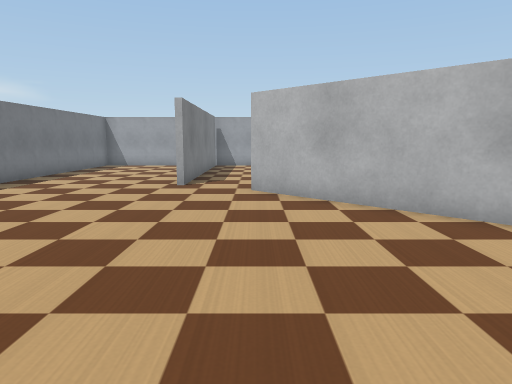
[1] (above)

16 first-person views from a walk through a robot-simulator world made for Webots. The camera is 0.31 m above the floor, tilts 8° down and sees 70° across. The floor is counted in squares, 0.25 m on a side. Each view is taken from the middle of a square. On the plan, view 1 faces up. The plan holds only what a view shows up to about 14 squares ahead; the rest is blank. Robots are left out. Simple shapes and patterns stand in for the simulator's stock objects.

[2]
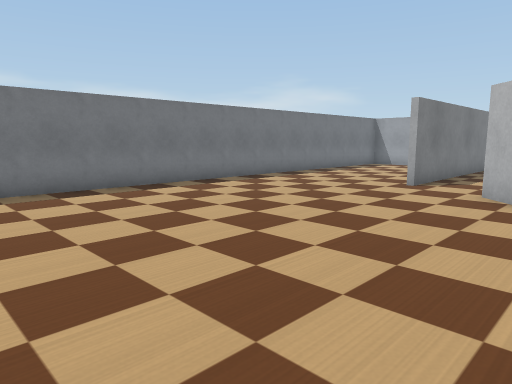

[3]
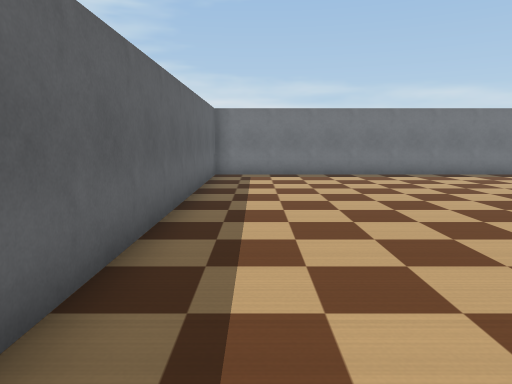

[4]
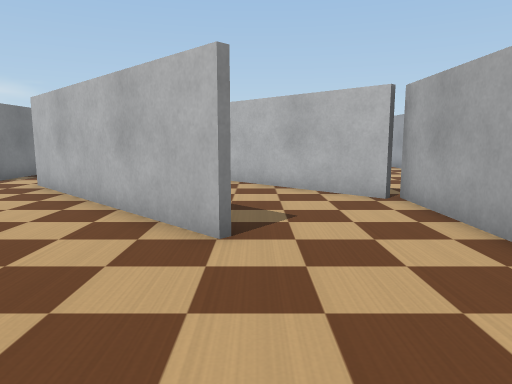

[5]
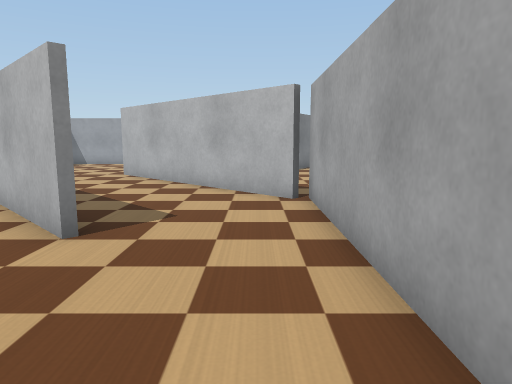

[6]
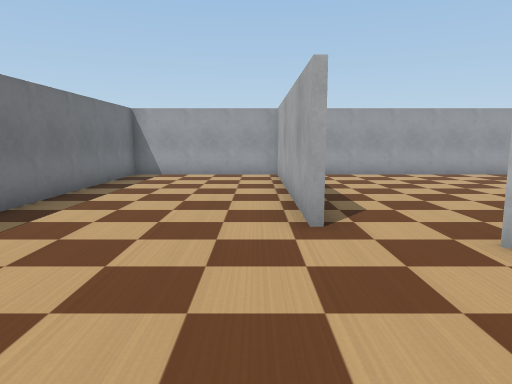

[7]
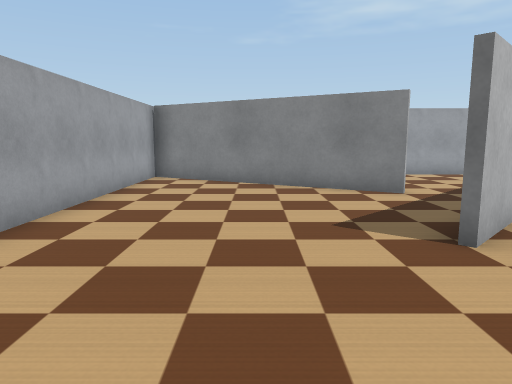

[8]
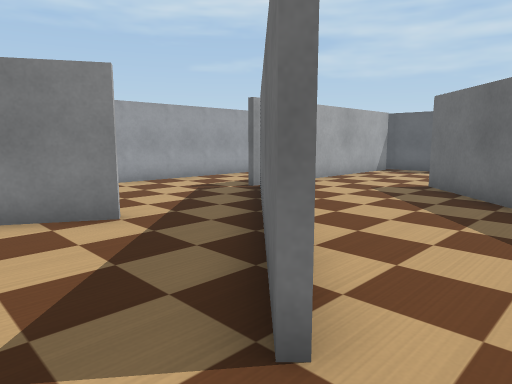

[9]
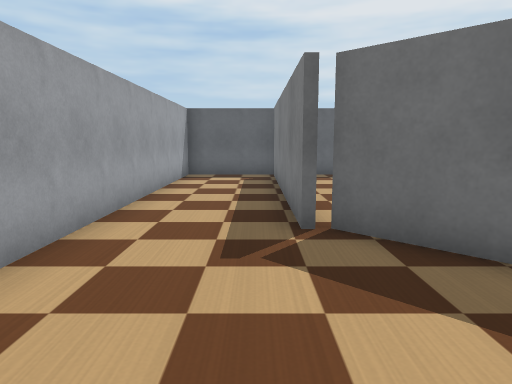

[10]
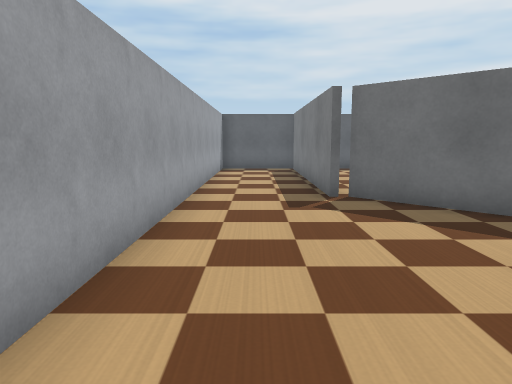

[11]
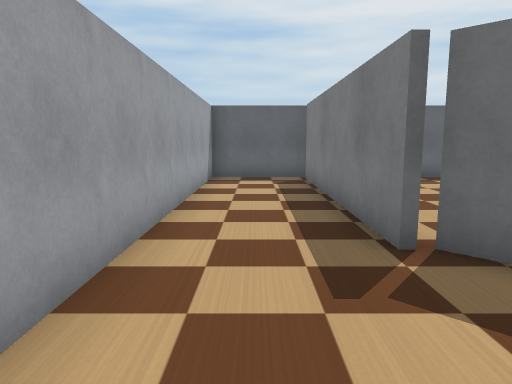

[12]
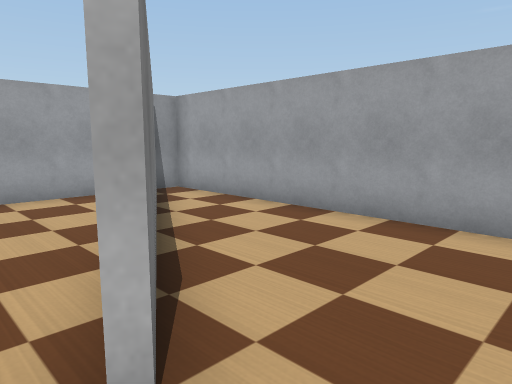

[13]
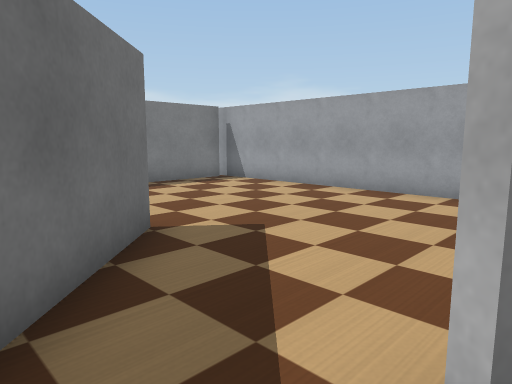

[14]
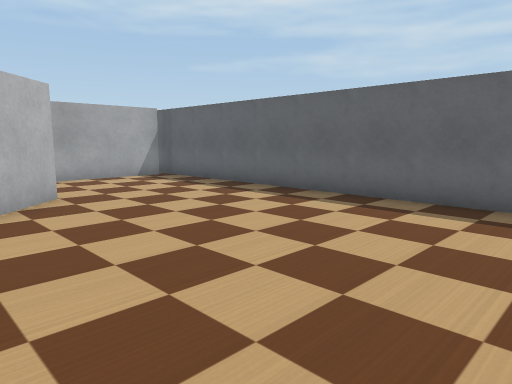

[15]
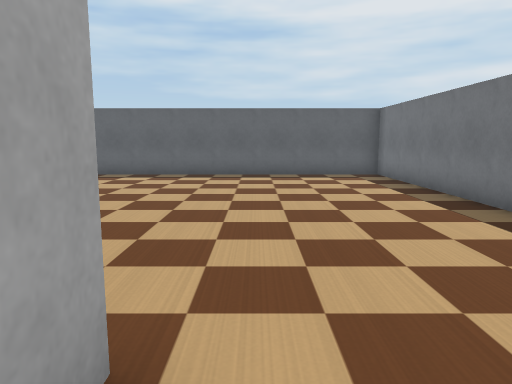

[16]
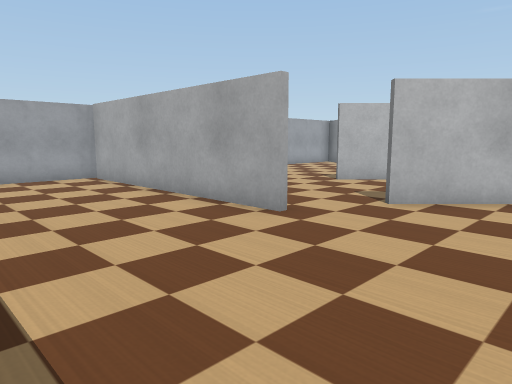

### Floor plan
Ten units are one square. View 1 is at (0, 0); x grows to the right and y downward. Boxes are objects, and circles mark ways between rooms. Rooms are numbered by the first view taken in them; rooms with no view inside come last. Other rooms are left out.
<svg viewBox="-80 -190 210 210">
<path fill="none" stroke="#000" d="M-22 -101 -22 -183M33 -60 57 -36M56 -35 -2 -92M88 -67 41 -114M92 11 92 -70M-20 -185 -75 -185 -75 15 90 15M32 -126 48 -110M41 -114 31 -125M75 -114 116 -184M-20 -183 -20 -101M110 -185 -20 -185M94 -70 94 11M69 -90 90 -69M90 15 125 15 125 -185 110 -185M116 -181 77 -113M48 -110 69 -90"/>
<circle cx="10" cy="-115" r="3" fill="#2a7"/>
<circle cx="65" cy="-120" r="3" fill="#2a7"/>
<circle cx="80" cy="-105" r="3" fill="#2a7"/>
<text x="-10" y="-60">1</text>
<text x="40" y="-150">2</text>
<text x="110" y="-70">3</text>
<text x="70" y="-110">4</text>
</svg>
Room 1 opens to room 2. Room 2 opens to room 4. Room 3 opens to room 4.

Where each view was taken, in squares from view 1:
view 1: 0 up, 0 right, facing up
view 2: 0 up, 2 right, facing up-left
view 3: 0 up, 6 right, facing left
view 4: 1 down, 6 right, facing up
view 5: 1 down, 8 right, facing up
view 6: 5 up, 3 left, facing up
view 7: 15 up, 1 left, facing right
view 8: 14 up, 2 right, facing down-right
view 9: 12 up, 10 right, facing down
view 10: 15 up, 11 right, facing down
view 11: 11 up, 11 right, facing down
view 12: 10 up, 7 right, facing up-right
view 13: 10 up, 8 right, facing up-left
view 14: 6 up, 3 left, facing down-right
view 15: 12 up, 3 left, facing down
view 16: 6 up, 7 left, facing up-right
